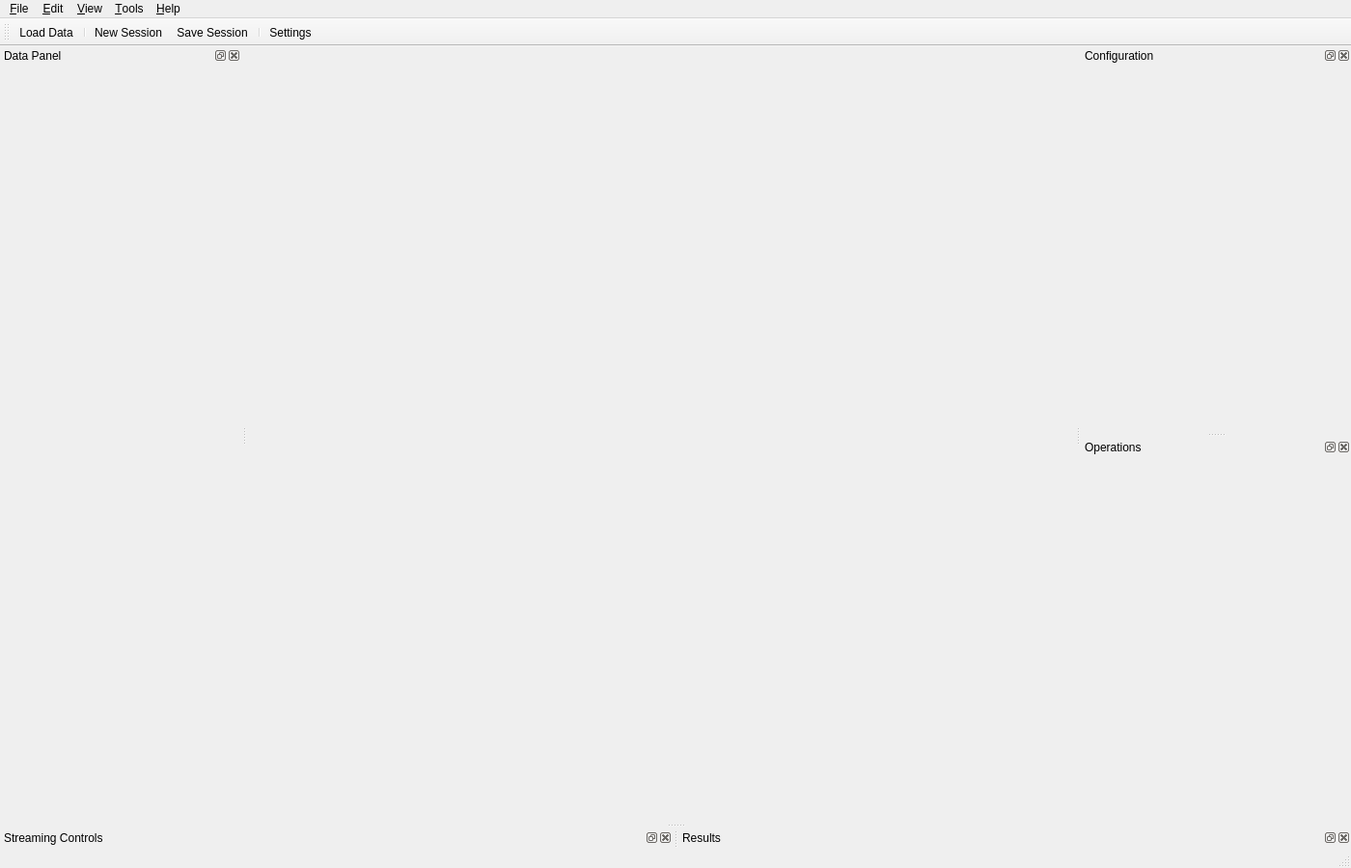
<?xml version="1.0" encoding="UTF-8"?>
<ui version="4.0">
 <class>MainWindow</class>
 <widget class="QMainWindow" name="MainWindow">
  <property name="geometry">
   <rect>
    <x>0</x>
    <y>0</y>
    <width>1400</width>
    <height>900</height>
   </rect>
  </property>
  <property name="minimumSize">
   <size>
    <width>800</width>
    <height>600</height>
   </size>
  </property>
  <property name="windowTitle">
   <string>Platform Base v2.0 - Time Series Analysis</string>
  </property>
  <property name="dockNestingEnabled">
   <bool>true</bool>
  </property>
  <property name="dockOptions">
   <set>QMainWindow::DockOption::AllowNestedDocks|QMainWindow::DockOption::AllowTabbedDocks|QMainWindow::DockOption::AnimatedDocks</set>
  </property>
  
  <!-- Central Widget - Placeholder para VizPanel -->
  <widget class="QWidget" name="centralWidget">
   <layout class="QHBoxLayout" name="centralLayout">
    <property name="leftMargin">
     <number>0</number>
    </property>
    <property name="topMargin">
     <number>0</number>
    </property>
    <property name="rightMargin">
     <number>0</number>
    </property>
    <property name="bottomMargin">
     <number>0</number>
    </property>
    <item>
     <widget class="QWidget" name="vizPanelPlaceholder" native="true">
      <property name="sizePolicy">
       <sizepolicy hsizetype="Expanding" vsizetype="Expanding">
        <horstretch>1</horstretch>
        <verstretch>1</verstretch>
       </sizepolicy>
      </property>
     </widget>
    </item>
   </layout>
  </widget>
  
  <!-- Menu Bar -->
  <widget class="QMenuBar" name="menuBar">
   <property name="geometry">
    <rect>
     <x>0</x>
     <y>0</y>
     <width>1400</width>
     <height>22</height>
    </rect>
   </property>
   
   <!-- File Menu -->
   <widget class="QMenu" name="menuFile">
    <property name="title">
     <string>&amp;File</string>
    </property>
    <addaction name="actionNewSession"/>
    <addaction name="actionOpenSession"/>
    <addaction name="actionSaveSession"/>
    <addaction name="separator"/>
    <addaction name="actionLoadData"/>
    <addaction name="actionExportData"/>
    <addaction name="separator"/>
    <addaction name="actionExit"/>
   </widget>
   
   <!-- Edit Menu -->
   <widget class="QMenu" name="menuEdit">
    <property name="title">
     <string>&amp;Edit</string>
    </property>
    <addaction name="actionUndo"/>
    <addaction name="actionRedo"/>
    <addaction name="separator"/>
    <addaction name="actionFindSeries"/>
   </widget>
   
   <!-- View Menu -->
   <widget class="QMenu" name="menuView">
    <property name="title">
     <string>&amp;View</string>
    </property>
    <widget class="QMenu" name="menuPanels">
     <property name="title">
      <string>Panels</string>
     </property>
    </widget>
    <addaction name="menuPanels"/>
    <addaction name="separator"/>
    <addaction name="actionRefreshData"/>
    <addaction name="actionFullscreen"/>
    <addaction name="separator"/>
    <widget class="QMenu" name="menuTheme">
     <property name="title">
      <string>Theme</string>
     </property>
     <addaction name="actionThemeLight"/>
     <addaction name="actionThemeDark"/>
     <addaction name="actionThemeAuto"/>
    </widget>
    <addaction name="menuTheme"/>
   </widget>
   
   <!-- Tools Menu -->
   <widget class="QMenu" name="menuTools">
    <property name="title">
     <string>&amp;Tools</string>
    </property>
    <addaction name="actionSettings"/>
   </widget>
   
   <!-- Help Menu -->
   <widget class="QMenu" name="menuHelp">
    <property name="title">
     <string>&amp;Help</string>
    </property>
    <addaction name="actionContextualHelp"/>
    <addaction name="actionKeyboardShortcuts"/>
    <addaction name="separator"/>
    <addaction name="actionAbout"/>
   </widget>
   
   <addaction name="menuFile"/>
   <addaction name="menuEdit"/>
   <addaction name="menuView"/>
   <addaction name="menuTools"/>
   <addaction name="menuHelp"/>
  </widget>
  
  <!-- Status Bar -->
  <widget class="QStatusBar" name="statusBar"/>
  
  <!-- Main Toolbar -->
  <widget class="QToolBar" name="mainToolBar">
   <property name="windowTitle">
    <string>Main</string>
   </property>
   <property name="movable">
    <bool>true</bool>
   </property>
   <property name="iconSize">
    <size>
     <width>24</width>
     <height>24</height>
    </size>
   </property>
   <property name="toolButtonStyle">
    <enum>Qt::ToolButtonStyle::ToolButtonTextUnderIcon</enum>
   </property>
   <attribute name="toolBarArea">
    <enum>TopToolBarArea</enum>
   </attribute>
   <attribute name="toolBarBreak">
    <bool>false</bool>
   </attribute>
   <addaction name="actionLoadData"/>
   <addaction name="separator"/>
   <addaction name="actionNewSession"/>
   <addaction name="actionSaveSession"/>
   <addaction name="separator"/>
   <addaction name="actionSettings"/>
  </widget>
  
  <!-- Data Panel Dock -->
  <widget class="QDockWidget" name="dataDock">
   <property name="windowTitle">
    <string>Data Panel</string>
   </property>
   <property name="features">
    <set>QDockWidget::DockWidgetFeature::DockWidgetClosable|QDockWidget::DockWidgetFeature::DockWidgetMovable|QDockWidget::DockWidgetFeature::DockWidgetFloatable</set>
   </property>
   <attribute name="dockWidgetArea">
    <number>1</number>
   </attribute>
   <widget class="QWidget" name="dataPanelPlaceholder">
    <property name="minimumSize">
     <size>
      <width>250</width>
      <height>0</height>
     </size>
    </property>
   </widget>
  </widget>
  
  <!-- Config Panel Dock -->
  <widget class="QDockWidget" name="configDock">
   <property name="windowTitle">
    <string>Configuration</string>
   </property>
   <property name="features">
    <set>QDockWidget::DockWidgetFeature::DockWidgetClosable|QDockWidget::DockWidgetFeature::DockWidgetMovable|QDockWidget::DockWidgetFeature::DockWidgetFloatable</set>
   </property>
   <attribute name="dockWidgetArea">
    <number>2</number>
   </attribute>
   <widget class="QWidget" name="configPanelPlaceholder">
    <property name="minimumSize">
     <size>
      <width>280</width>
      <height>0</height>
     </size>
    </property>
   </widget>
  </widget>
  
  <!-- Operations Panel Dock -->
  <widget class="QDockWidget" name="operationsDock">
   <property name="windowTitle">
    <string>Operations</string>
   </property>
   <property name="features">
    <set>QDockWidget::DockWidgetFeature::DockWidgetClosable|QDockWidget::DockWidgetFeature::DockWidgetMovable|QDockWidget::DockWidgetFeature::DockWidgetFloatable</set>
   </property>
   <attribute name="dockWidgetArea">
    <number>2</number>
   </attribute>
   <widget class="QWidget" name="operationsPanelPlaceholder">
    <property name="minimumSize">
     <size>
      <width>280</width>
      <height>0</height>
     </size>
    </property>
   </widget>
  </widget>
  
  <!-- Streaming Panel Dock -->
  <widget class="QDockWidget" name="streamingDock">
   <property name="windowTitle">
    <string>Streaming Controls</string>
   </property>
   <property name="features">
    <set>QDockWidget::DockWidgetFeature::DockWidgetClosable|QDockWidget::DockWidgetFeature::DockWidgetMovable|QDockWidget::DockWidgetFeature::DockWidgetFloatable</set>
   </property>
   <attribute name="dockWidgetArea">
    <number>8</number>
   </attribute>
   <widget class="QWidget" name="streamingPanelPlaceholder">
    <property name="maximumSize">
     <size>
      <width>16777215</width>
      <height>150</height>
     </size>
    </property>
   </widget>
  </widget>
  
  <!-- Results Panel Dock -->
  <widget class="QDockWidget" name="resultsDock">
   <property name="windowTitle">
    <string>Results</string>
   </property>
   <property name="features">
    <set>QDockWidget::DockWidgetFeature::DockWidgetClosable|QDockWidget::DockWidgetFeature::DockWidgetMovable|QDockWidget::DockWidgetFeature::DockWidgetFloatable</set>
   </property>
   <attribute name="dockWidgetArea">
    <number>8</number>
   </attribute>
   <widget class="QWidget" name="resultsPanelPlaceholder">
    <property name="maximumSize">
     <size>
      <width>16777215</width>
      <height>200</height>
     </size>
    </property>
   </widget>
  </widget>
  
  <!-- Actions -->
  <action name="actionNewSession">
   <property name="text">
    <string>&amp;New Session</string>
   </property>
   <property name="toolTip">
    <string>Create a new session (Ctrl+N)</string>
   </property>
   <property name="shortcut">
    <string>Ctrl+N</string>
   </property>
  </action>
  
  <action name="actionOpenSession">
   <property name="text">
    <string>&amp;Open Session...</string>
   </property>
   <property name="toolTip">
    <string>Open an existing session (Ctrl+O)</string>
   </property>
   <property name="shortcut">
    <string>Ctrl+O</string>
   </property>
  </action>
  
  <action name="actionSaveSession">
   <property name="text">
    <string>&amp;Save Session...</string>
   </property>
   <property name="toolTip">
    <string>Save current session (Ctrl+S)</string>
   </property>
   <property name="shortcut">
    <string>Ctrl+S</string>
   </property>
  </action>
  
  <action name="actionLoadData">
   <property name="text">
    <string>&amp;Load Data...</string>
   </property>
   <property name="toolTip">
    <string>Load data from file (Ctrl+L)</string>
   </property>
   <property name="shortcut">
    <string>Ctrl+L</string>
   </property>
  </action>
  
  <action name="actionExportData">
   <property name="text">
    <string>&amp;Export Data...</string>
   </property>
   <property name="toolTip">
    <string>Export data to file (Ctrl+E)</string>
   </property>
   <property name="shortcut">
    <string>Ctrl+E</string>
   </property>
  </action>
  
  <action name="actionExit">
   <property name="text">
    <string>E&amp;xit</string>
   </property>
   <property name="toolTip">
    <string>Exit application (Ctrl+Q)</string>
   </property>
   <property name="shortcut">
    <string>Ctrl+Q</string>
   </property>
  </action>
  
  <action name="actionUndo">
   <property name="enabled">
    <bool>false</bool>
   </property>
   <property name="text">
    <string>&amp;Undo</string>
   </property>
   <property name="toolTip">
    <string>Undo last operation (Ctrl+Z)</string>
   </property>
   <property name="shortcut">
    <string>Ctrl+Z</string>
   </property>
  </action>
  
  <action name="actionRedo">
   <property name="enabled">
    <bool>false</bool>
   </property>
   <property name="text">
    <string>&amp;Redo</string>
   </property>
   <property name="toolTip">
    <string>Redo last undone operation (Ctrl+Y)</string>
   </property>
   <property name="shortcut">
    <string>Ctrl+Y</string>
   </property>
  </action>
  
  <action name="actionFindSeries">
   <property name="text">
    <string>&amp;Find Series...</string>
   </property>
   <property name="toolTip">
    <string>Find/filter series (Ctrl+F)</string>
   </property>
   <property name="shortcut">
    <string>Ctrl+F</string>
   </property>
  </action>
  
  <action name="actionRefreshData">
   <property name="text">
    <string>&amp;Refresh Data</string>
   </property>
   <property name="toolTip">
    <string>Refresh/reload current data (F5)</string>
   </property>
   <property name="shortcut">
    <string>F5</string>
   </property>
  </action>
  
  <action name="actionFullscreen">
   <property name="text">
    <string>&amp;Fullscreen</string>
   </property>
   <property name="toolTip">
    <string>Toggle fullscreen mode (F11)</string>
   </property>
   <property name="shortcut">
    <string>F11</string>
   </property>
  </action>
  
  <action name="actionThemeLight">
   <property name="text">
    <string>Light Theme</string>
   </property>
   <property name="toolTip">
    <string>Switch to light theme</string>
   </property>
  </action>
  
  <action name="actionThemeDark">
   <property name="text">
    <string>Dark Theme</string>
   </property>
   <property name="toolTip">
    <string>Switch to dark theme</string>
   </property>
  </action>
  
  <action name="actionThemeAuto">
   <property name="text">
    <string>Auto Theme</string>
   </property>
   <property name="toolTip">
    <string>Use system theme</string>
   </property>
  </action>
  
  <action name="actionSettings">
   <property name="text">
    <string>&amp;Settings...</string>
   </property>
   <property name="toolTip">
    <string>Application settings</string>
   </property>
  </action>
  
  <action name="actionContextualHelp">
   <property name="text">
    <string>&amp;Contextual Help</string>
   </property>
   <property name="toolTip">
    <string>Show help for current context (F1)</string>
   </property>
   <property name="shortcut">
    <string>F1</string>
   </property>
  </action>
  
  <action name="actionKeyboardShortcuts">
   <property name="text">
    <string>&amp;Keyboard Shortcuts</string>
   </property>
   <property name="toolTip">
    <string>Show all keyboard shortcuts</string>
   </property>
   <property name="shortcut">
    <string>Ctrl+?</string>
   </property>
  </action>
  
  <action name="actionAbout">
   <property name="text">
    <string>&amp;About...</string>
   </property>
   <property name="toolTip">
    <string>About Platform Base</string>
   </property>
  </action>
  
 </widget>
 
 <resources/>
 <connections/>
</ui>
